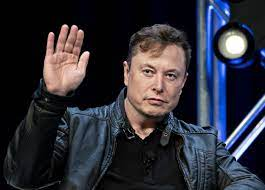
#> input picture images/musk.png, 265 x 190 px
$ python -i high_pass_filters.py   (imports and definitions only)   (older library calls are emulated)
#> lines starting #> are read from the running program, lines starting #| are printed output that depends on the picture; after the words box and inside, x2 and y2 are one past the last pixel; in counts of white or black regions, pixels touching at a corner belong together
#> further down, picture is the input picture: shape (190, 265, 3); mean B, G, R 55.6, 46.8, 47.1
import cv2
import numpy as np
import utils


#
# scharr1은 잔금 많아서 다른 필터 조정하는 것을 우선으로 하자
#
# TODO canny 직접 구현해서 옵션 조정해서 미세한 주름들이 감지하기
# TODO laplacian 옵션 조정가능하게 구현하기
# TODO 어느 필터든 손금 잘 나오게 조절해서 해봐라
# TODO 손금 추출 관련 논문 구글링 OR 구매하기

# REALIZE canny에 로우패스 필터 적용해서 잡음 제거 하려 했음 -> canny 구현 첫 단계가 가우시안 적용이라 로우패스 필터 적용 안해도 됨
# QUESTION canny가 가장 기본적인 hpf 필터인가? 더 단순한 필터는 없나? -> 가장 단순하진 않음. 경사도만으로 구현하는 SOBEL, SCHARR와 다르게 4단계를 거쳐 구현되기 때문에

# DONE sobel, scharr1, scharr2에 가우시안 적용해서 잡음 제거
# DONE sobel, scharr1, scharr2 옵션 조정하기
# DONE 변수값으로 미세 조정 가능한 하이 패스 필터 구현해보기


def canny(image):
    img = image.copy()
    gray = cv2.cvtColor(img, cv2.COLOR_BGR2GRAY)
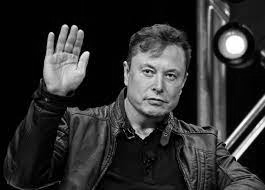
#> gray: shape (190, 265); min 0, max 255, mean 47.9
    denoised = cv2.fastNlMeansDenoising(gray, None, 10, 7, 21)
    equalized = cv2.equalizeHist(denoised)
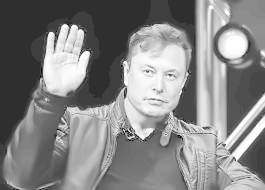
#> equalized: shape (190, 265); min 0, max 255, mean 133
    blur = cv2.GaussianBlur(equalized, (9, 9), 0)
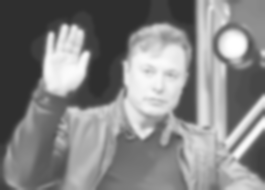
#> blur: shape (190, 265); min 47, max 255, mean 133
    min_thresholding = 100
    max_thresholding = 200
    return cv2.Canny(blur, threshold1=min_thresholding, threshold2=max_thresholding)
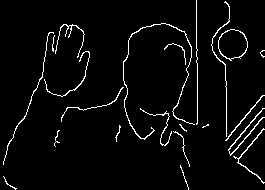
#> returned value: shape (190, 265); 3.8% white in thin lines or dots


def using_canny(img):
    cny = canny(img)
    cv2.imshow("canny", cny)


def using_laplacian(img):
    laplacian = cv2.Laplacian(img, cv2.CV_8U)
    cv2.imshow("laplacian", laplacian)

>>> import cv2
>>> picture = cv2.imread('../images/musk.png')
>>> result = using_canny(picture)

$ run again, on images/sample1.png
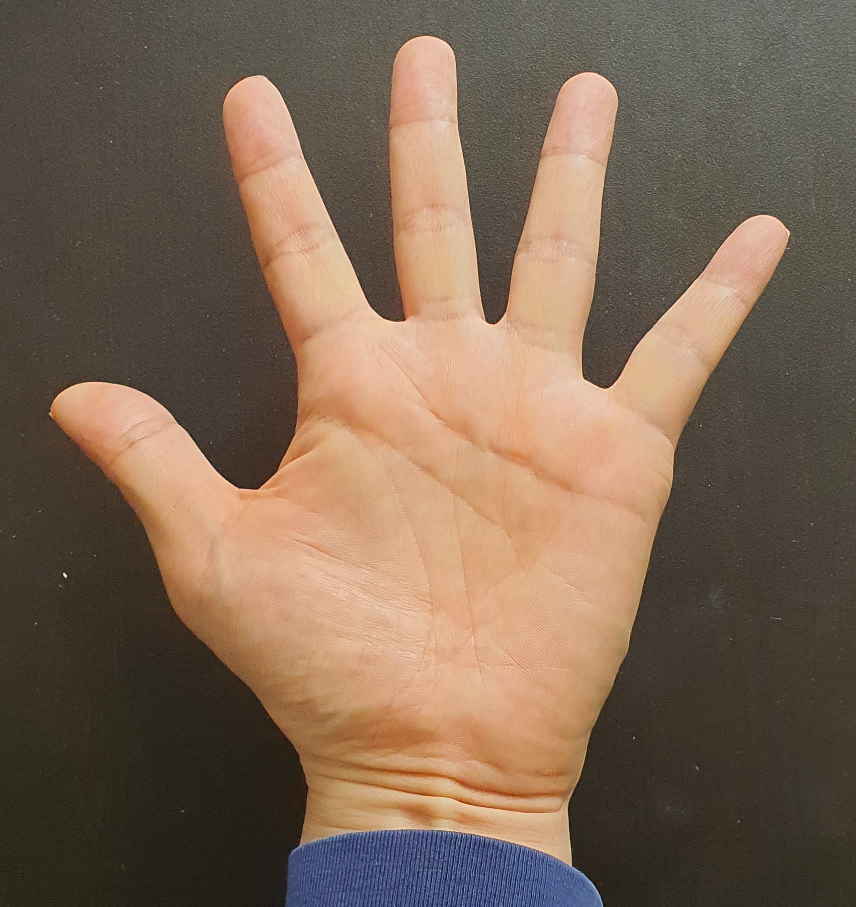
#> input picture images/sample1.png, 856 x 907 px
#> picture is the input picture: shape (907, 856, 3); mean B, G, R 83.9, 102.3, 123.5
#> in canny, `equalized = cv2.equalizeHist(denoised)`:
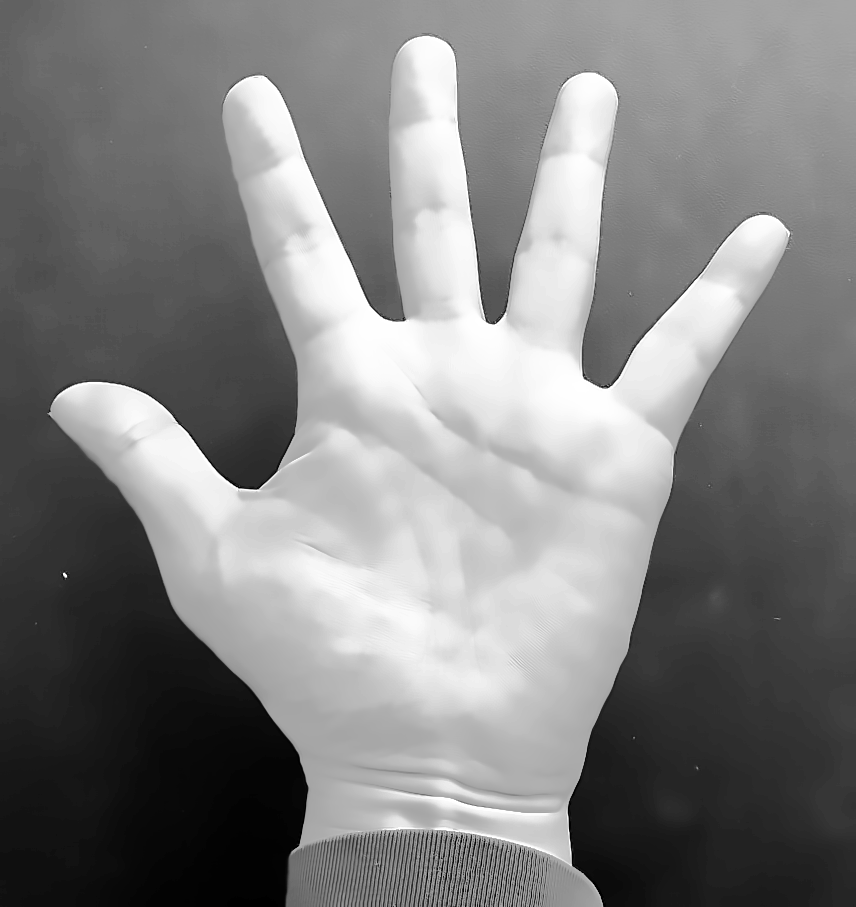
#> equalized: shape (907, 856); min 0, max 255, mean 128.5
#> in canny, `return cv2.Canny(blur, threshold1=min_thresholding, threshold2=max_thr..`:
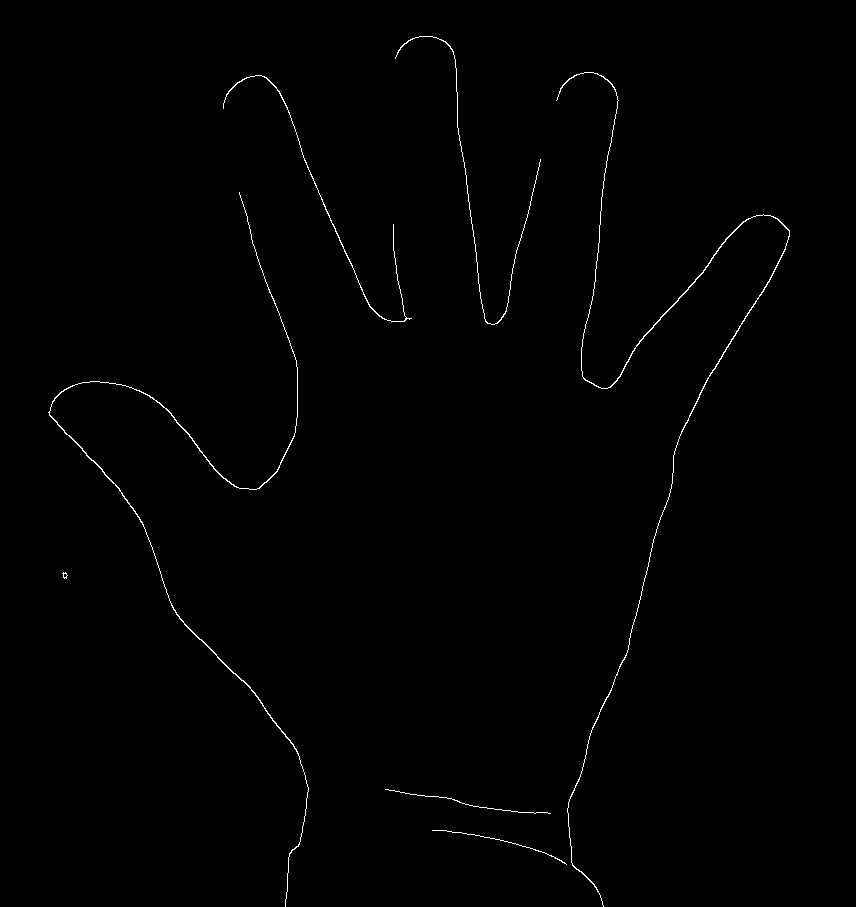
#> returned value: shape (907, 856); 0.57% white in thin lines or dots, all inside (x1, y1, x2, y2) = (48, 36, 790, 907)
